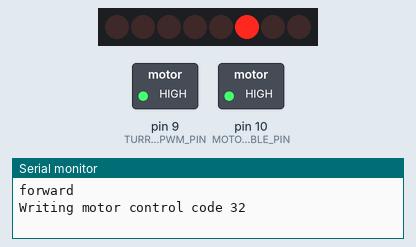
Simulated run of this sketch. Board: Arduino Uno, built with avr-gcc and run on an emulated ATmega328P. On the bench: 8 shift-register outputs drawn as a row of LEDs (first output left, lit = HIGH), switched loads named in the sketch (green lamp = pin HIGH), the last lines printed to the serial monitor. Wiring (inferred from the names in the program): shift register (74HC595): data pin 8; shift clock pin 12; MR pin 13. Wiring (inferred from the signals the program sends): row of LEDs: on Q0, Q1, Q2, Q3, Q4, Q5, Q6, Q7. Pins used as bus, display or sensor lines are not drawn.

Above: at 2.5 s.
At 5.5 s:
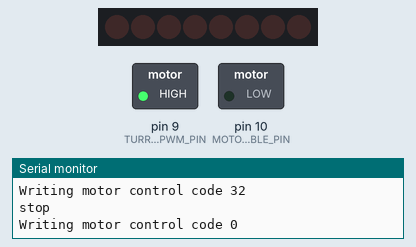
At 8.5 s:
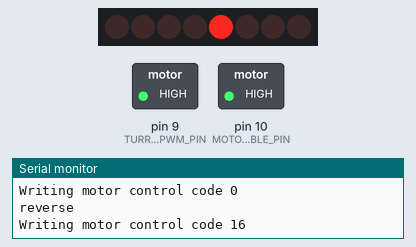
Timing chart, 0 to 13.8 s (numbered marks = the images above):
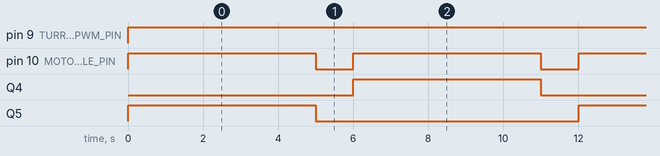

The sketch:

simple_turret_motor_test.ino
```cpp
// the simplest possible motor driver, using a shift register
// just make the motors go forward and backward, operating on a delay


// there is some possible bug in this code wherein it takes several loops for the motor to start working?
// i am not sure what could cause this ... some bad initialization of shift register?

#include "constants.h"
#include "pins.h"

void setup() {
    Serial.begin(115200);

    digitalWrite(TURRET_MOTOR_PWM_PIN, 0);
    digitalWrite(MOTOR_ENABLE_PIN, 0);
    digitalWrite(SHIFT_CLEAR_PIN, 0);
    digitalWrite(SHIFT_CLOCK_PIN, 0);
    digitalWrite(SHIFT_DATA_PIN, 0);

    pinMode(TURRET_MOTOR_PWM_PIN, OUTPUT);
    pinMode(MOTOR_ENABLE_PIN, OUTPUT);
    pinMode(SHIFT_CLEAR_PIN, OUTPUT);
    pinMode(SHIFT_CLOCK_PIN, OUTPUT);
    pinMode(SHIFT_DATA_PIN, OUTPUT);

    Serial.println(F("START " __FILE__ " from " __DATE__ "\r\n"));
}

void loop() {
    // forward
    Serial.println("forward");
    analogWrite(TURRET_MOTOR_PWM_PIN, 255);
    digitalWrite(MOTOR_ENABLE_PIN, 1);
    write_motor_code(CONTROL_CODE_TURRET_MOTOR_FORWARD);
    delay(5000);

    // stop
    Serial.println("stop");
    digitalWrite(MOTOR_ENABLE_PIN, 0);
    write_motor_code(0);
    delay(1000);

    // reverse
    Serial.println("reverse");
    digitalWrite(MOTOR_ENABLE_PIN, 1);
    write_motor_code(CONTROL_CODE_TURRET_MOTOR_REVERSE);
    delay(5000);


    // stop
    Serial.println("stop");
    digitalWrite(MOTOR_ENABLE_PIN, 0);
    write_motor_code(0);
    delay(1000);
}

void write_motor_code(const unsigned char & control_code) {
    Serial.print("Writing motor control code ");
    Serial.println(control_code);
    digitalWrite(SHIFT_CLEAR_PIN, LOW);
    shiftOut(SHIFT_DATA_PIN, SHIFT_CLOCK_PIN, MSBFIRST, control_code);
    digitalWrite(SHIFT_CLEAR_PIN, HIGH);
}
```

constants.h
```cpp
#define CONTROL_CODE_RIGHT_MOTOR_FORWARD 4
#define CONTROL_CODE_RIGHT_MOTOR_REVERSE 8
#define CONTROL_CODE_LEFT_MOTOR_FORWARD 2
#define CONTROL_CODE_LEFT_MOTOR_REVERSE 1
#define CONTROL_CODE_TURRET_MOTOR_FORWARD 32
#define CONTROL_CODE_TURRET_MOTOR_REVERSE 16


// delay between motor changing directions. to reduce strain on motors.
#define MOTOR_CHANGE_DIRECTION_DELAY_MILLIS 1000
// if no speed is specified
#define MOTOR_DEFAULT_SPEED 200
// gear ratio determined through expermentation. if an incorrect turret position is being reported, this value could be responsible.
#define TURRET_GEAR_RATIO 24000
// this calibration delay is so that the calibration is not triggered multiple times. probably safe to change.
#define TURRET_CALIBRATION_DELAY_MILLIS 2000
```

pins.h
```cpp
#define IR_PIN 3
#define LED_PIN_1 4
#define LED_PIN_2 A0
#define LED_PIN_3 17
#define LEFT_MOTOR_PWM_PIN 5
#define MOTOR_ENABLE_PIN 10
#define RIGHT_MOTOR_PWM_PIN 6
#define SHIFT_CLEAR_PIN 13
#define SHIFT_CLOCK_PIN 12
#define SHIFT_DATA_PIN 8
#define TURRET_CALIBRATION_PIN 14
#define TURRET_ENCODER_PIN 13
#define TURRET_MOTOR_PWM_PIN 9
```

Measured:
- by itself, pin 9 (TURRET_MOTOR_PWM_PIN): LOW → HIGH at 0.00 s
- by itself, pin 10 (MOTOR_ENABLE_PIN): alternates HIGH for 5.0 s and LOW for 1.0 s
- by itself, Q4, Q5: alternates HIGH for 5.0 s and LOW for 7.0 s
